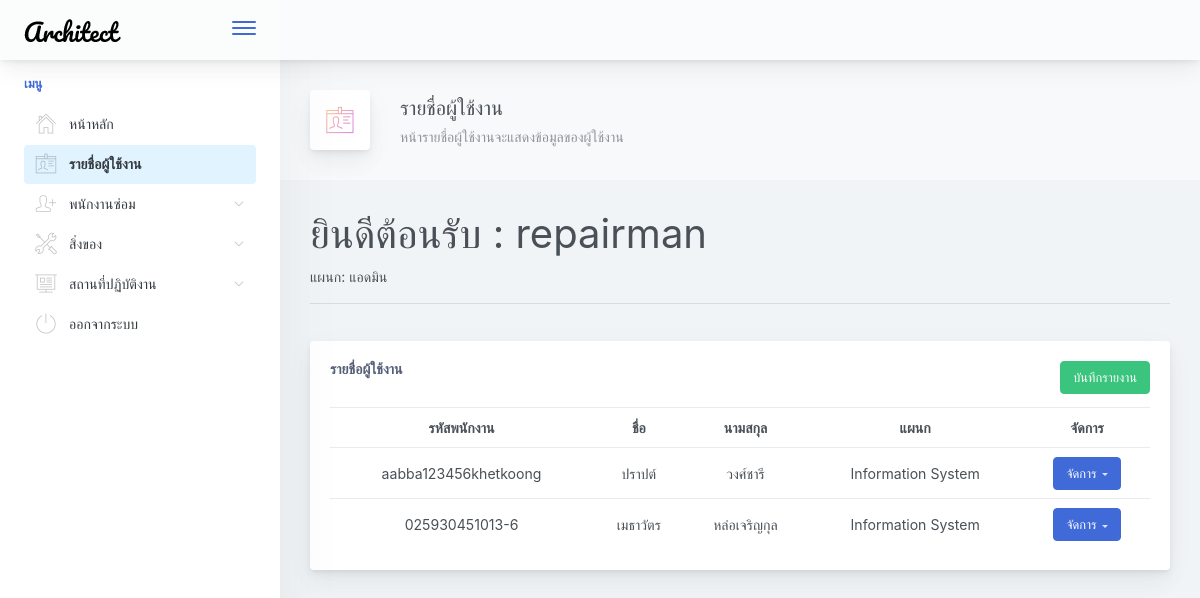
The app's page /admin/alluser.php (signed in) with its own data.
### tables this page shows
CREATE TABLE `users` (
  `id` int(10) UNSIGNED NOT NULL,
  `user_id` varchar(20) NOT NULL,
  `username` varchar(20) NOT NULL,
  `password` varchar(100) NOT NULL,
  `name` varchar(20) NOT NULL,
  `lastname` varchar(20) NOT NULL,
  `role` enum('member','admin','repairman') NOT NULL DEFAULT 'member',
  `dep` varchar(20) NOT NULL,
  `created_at` datetime NOT NULL DEFAULT CURRENT_TIMESTAMP,
  `speed_3` int(11) NOT NULL,
  `speed_2` int(11) NOT NULL,
  `speed_1` int(11) NOT NULL,
  `perfect_3` int(11) NOT NULL,
  `perfect_2` int(11) NOT NULL,
  `perfect_1` int(11) NOT NULL,
  `talk_3` int(11) NOT NULL,
  `talk_2` int(11) NOT NULL,
  `talk_1` int(11) NOT NULL,
  `guide_3` int(11) NOT NULL,
  `guide_2` int(11) NOT NULL,
  `guide_1` int(11) NOT NULL
);

### admin/alluser.php (the view, shortened to what this page needs)
<?php
require '../connect.php';
?>
<!doctype html>
<html lang="en">
<head>
    <link href="../main.css" rel="stylesheet">
</head>
<body>
    <div class="app-container app-theme-white body-tabs-shadow fixed-sidebar fixed-header">
        <div class="app-header header-shadow">
            <div class="app-header__logo">
                <div class="logo-src"></div>
                <div class="header__pane ml-auto">
                    <div>
                        <button type="button" class="hamburger close-sidebar-btn hamburger--elastic" data-class="closed-sidebar">
                            <span class="hamburger-box">
                                <span class="hamburger-inner"></span>
                            </span>
                        </button>
                    </div>
                </div>
            </div>
            <div class="app-header__content">
            </div>
        </div>
        <div class="app-main">
            <div class="app-sidebar sidebar-shadow">
                <div class="scrollbar-sidebar">
                    <div class="app-sidebar__inner">
                    <ul class="vertical-nav-menu">
                            <li class="app-sidebar__heading">เมนู</li>
                            <li>
                                <a href="/helpdeskproject/admin/admin.php">
                                    <i class="metismenu-icon pe-7s-home"></i>
                                    หน้าหลัก
                                </a>
                            </li>
                            <li>
                                <a href="#" class="mm-active">
                                    <i class="metismenu-icon pe-7s-id"></i>
                                    รายชื่อผู้ใช้งาน
                                </a>
                            </li>
                            <li>
                                <a href="#">
                                    <i class="metismenu-icon pe-7s-add-user"></i>
                                    พนักงานซ่อม
                                    <i class="metismenu-state-icon pe-7s-angle-down caret-left"></i>
                                </a>
                            </li>
                            <li>
                                <a href="#">
                                    <i class="metismenu-icon pe-7s-tools"></i>
                                    สิ่งของ
                                    <i class="metismenu-state-icon pe-7s-angle-down caret-left"></i>
                                </a>
                            </li>
                            <li>
                                <a href="#">
                                    <i class="metismenu-icon pe-7s-display2"></i>
                                    สถานที่ปฏิบัติงาน
                                    <i class="metismenu-state-icon pe-7s-angle-down caret-left"></i>
                                </a>
                            </li>
                            <li>
                                <a href="/helpdeskproject/logout.php">
                                    <i class="metismenu-icon pe-7s-power"></i>
                                    ออกจากระบบ
                                </a>
                            </li>
                        </ul>
                    </div>
                </div>
            </div>
            <div class="app-main__outer">
                <div class="app-main__inner">
                    <div class="app-page-title">
                        <div class="page-title-wrapper">
                            <div class="page-title-heading">
                                <div class="page-title-icon">
                                    <i class="pe-7s-id icon-gradient bg-mean-fruit">
                                    </i>
                                </div>
                                <div>รายชื่อผู้ใช้งาน
                                    <div class="page-title-subheading">หน้ารายชื่อผู้ใช้งานจะแสดงข้อมูลของผู้ใช้งาน
                                    </div>
                                </div>
                            </div>
                        </div>
                    </div>
                    <?php echo "<h1>ยินดีต้อนรับ : " . $_SESSION['name'] . "</h1>" ?>
                    แผนก: แอดมิน
                    <hr />
                    <br />
                    <div class="main-card mb-3 card">
                        <div class="card-body">
                            <h5 class="card-title">รายชื่อผู้ใช้งาน
                                <a href="exportUser.php" class="btn btn-success pull-right">บันทึกรายงาน</a>
                                <br />
                                <br />
                            </h5>
                            <?php
                            $sql = "SELECT * FROM users WHERE role = 'member'";
                            $result = $dbcon->query($sql);
                            if ($result->num_rows > 0) {
                                echo "<table class='mb-0 table table-hover'>";
                                echo "<tr align='center'>";
                                echo "<th>รหัสพนักงาน</th>";
                                echo "<th>ชื่อ</th>";
                                echo "<th>นามสกุล</th>";
                                echo "<th>แผนก</th>";
                                echo "<th>จัดการ</th>";
                                echo "</tr>";
                                while ($row = $result->fetch_assoc()) {
                                    echo "<tr align='center'>";
                                    echo "<td>" . $row["user_id"] . " </td>";
                                    echo "<td>" . $row["name"] . "</td>";
                                    echo "<td>" . $row["lastname"] . "</td>";
                                    echo "<td>" . $row["dep"] . "</td>";
                                    echo "<td><div class='dropdown d-inline-block'>
                            <button type='button' aria-haspopup='true' aria-expanded='false' data-toggle='dropdown' class='dropdown-toggle btn btn-primary'>จัดการ</button>
                            <div tabindex='-1' role='menu' aria-hidden='true' class='dropdown-menu'>
                            <form action='detail.php' method='post'>
                            <input type='hidden' name='user_id' value='" . $row['user_id'] . "'>
                            <button type='submit' tabindex='0' class='dropdown-item'>ดูรายละเอียด</button>
                        </form>
                        <form action='delete.php' method='post'>
                            <input type='hidden' name='user_id' value='" . $row['user_id'] . "'>
                            <button type='submit' tabindex='0' class='dropdown-item' style='color:red;'>ลบพนักงานซ่อม</button>
                        </form>
                            </div>
                            </div>
                            </td>";
                                    echo "</tr>";
                                }
                                echo "</table>";
                            } else {
                                echo "ขณะนี้ไม่มีการแจ้งซ่อม<br />";
                            }
                            ?>
                        </div>
                    </div>
                </div>
            </div>
        </div>
</body>
</html>

### records on screen
users: user "aabba123456khetkoong", name "ปราปต์", lastname "วงศ์ชารี", dep "Information System"
users: user "025930451013-6", name "เมธาวัตร", lastname "หล่อเจริญกุล", dep "Information System"

### other values on screen
$_SESSION['name'] "repairman"
